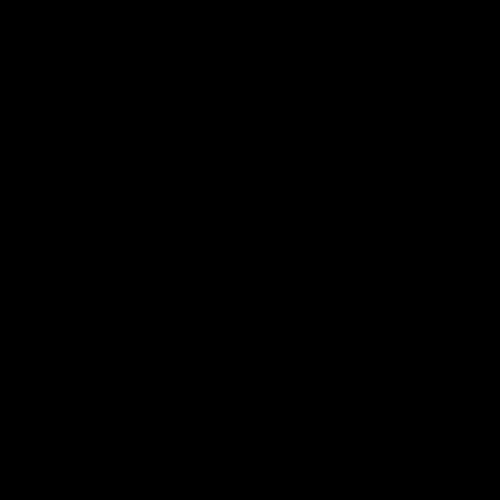
Frame 1 (no input)
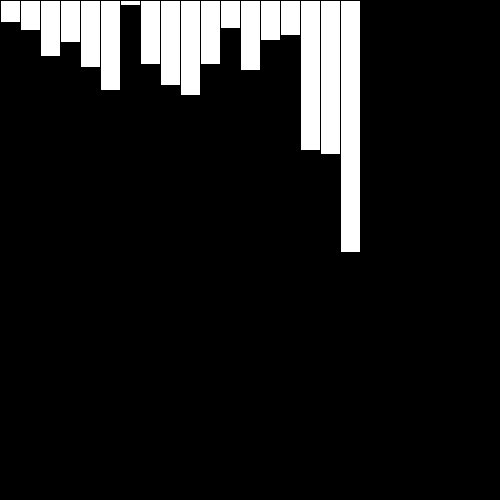
Frame 60 (the mouse pressed at the canvas centre just before this capture)
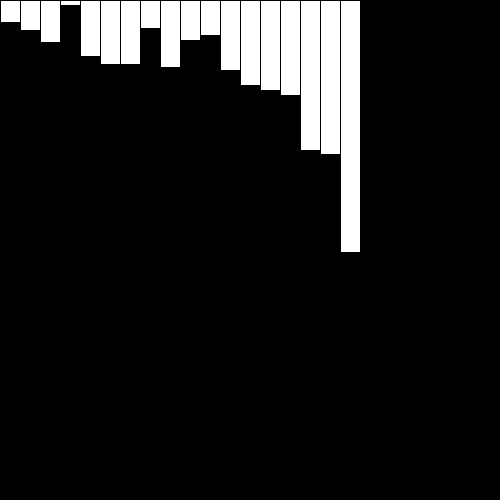
Frame 120 (the mouse held since frame 60 and released just before this capture)

The Processing sketch that drew these frames (run headless with seeded random() and noise(); from frame 60 on, the mouse is pressed at the canvas centre):

// Processing sketch: sketch_570721a
// ── sketch_570721a.pde


int[] cheesesticks = {90, 150, 30, 22, 56, 154, 95, 42, 67, 252, 5, 64,85,64,28,70,40,35};

int k =0;

void setup()
{
  size(500,500);
  background(0);

}


void draw_arr()
{
   background(0);

  for(int i=0; i<18; i++) {
    int z = cheesesticks[i];
    rect(i*20, 0, 20, z);
   
  }
}

void draw() 
{
if(k>=cheesesticks.length-1){
  k=0;
  
  
}
    if(cheesesticks[k] > cheesesticks[k+1]){
  
  //swapping starts here
    int temp = cheesesticks[k];
    cheesesticks[k]=cheesesticks[k+1];
    cheesesticks[k+1] = temp;
    draw_arr();
    delay(50);
    }

  k++;
}
